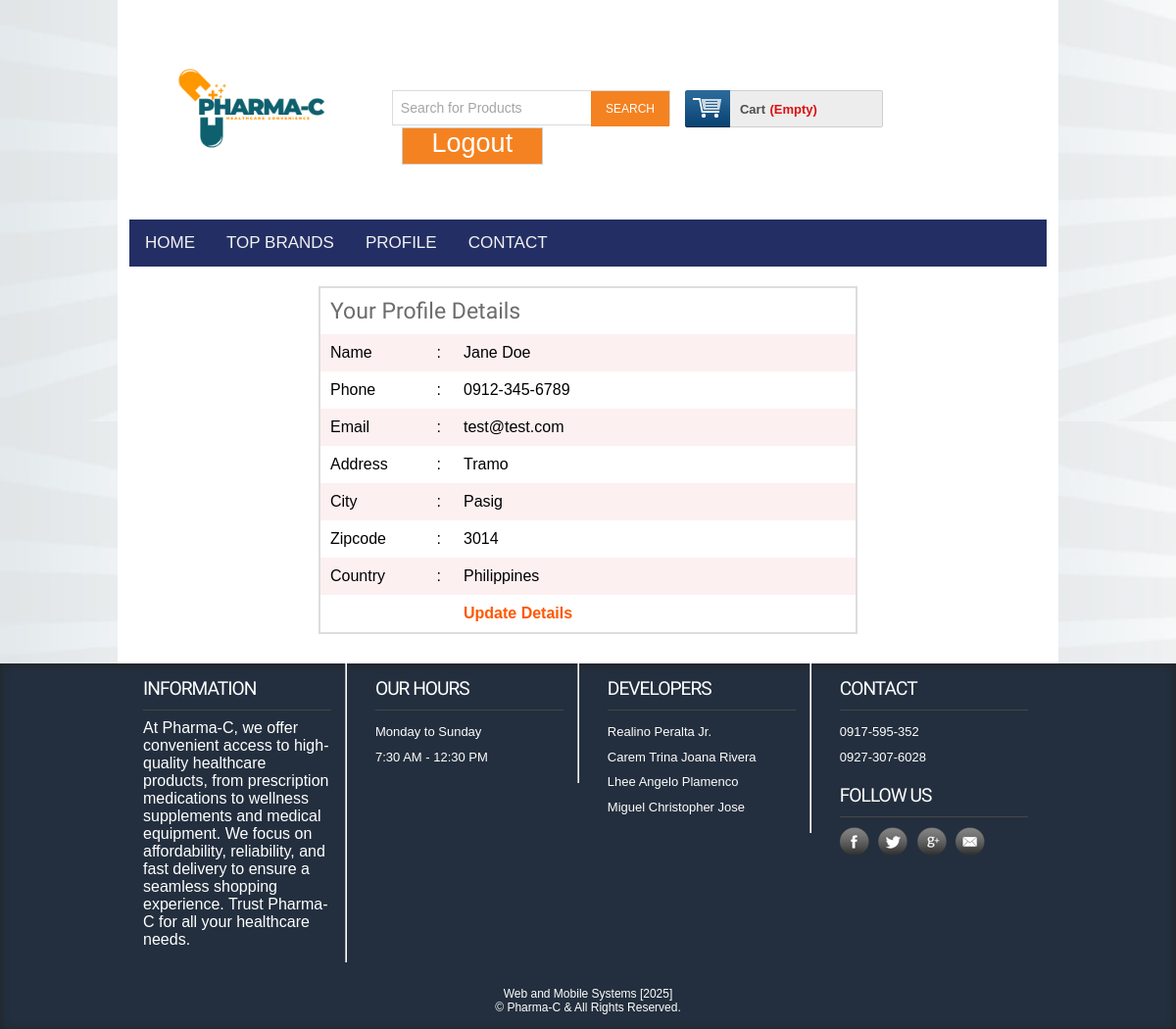
The page /profile.php (signed in) on the database its author committed.
### tables this page shows
CREATE TABLE `tbl_customer` (
  `id` int(11) NOT NULL,
  `name` varchar(255) NOT NULL,
  `address` text NOT NULL,
  `city` varchar(30) NOT NULL,
  `country` varchar(30) NOT NULL,
  `zip` varchar(30) NOT NULL,
  `phone` varchar(30) NOT NULL,
  `email` varchar(255) NOT NULL,
  `pass` varchar(32) NOT NULL
);

### classess/Customer.php (called while the page is built, shortened)
<?php
$filepath = realpath(dirname(__FILE__));
include_once ($filepath.'/../lib/Database.php');
?>
<?php
class Customer{
private $db;
	public function __construct()
	{
		$this->db = new Database();
	}
public function getCustomerData($id){
	$query = "SELECT * FROM tbl_customer WHERE id = '$id'";
		$result = $this->db->select($query);
		return $result;
}
}
?>

### lib/Database.php (called while the page is built, shortened)
<?php
Class Database{
 public $host   = DB_HOST;
 public $user   = DB_USER;
 public $pass   = DB_PASS;
 public $dbname = DB_NAME;
 public $link;
private function connectDB(){
 $this->link = new mysqli($this->host, $this->user, $this->pass,
  $this->dbname);
 }
public function select($query){
  $result = $this->link->query($query) or
   die($this->link->error.__LINE__);
  if($result->num_rows > 0){
    return $result;
  } else {
    return false;
  }
 }
}

### lib/Session.php (called while the page is built, shortened)
<?php
class Session{
 public static function get($key){
  if (isset($_SESSION[$key])) {
   return $_SESSION[$key];
  } else {
   return false;
  }
 }
}
?>

### profile.php (the view, shortened to what this page needs)
<?php include 'inc/header.php';?>
 <div class="main">
    <div class="content">
    	<div class="section group">
    		<?php
    		$id = Session::get("cmrId");
    		$getdata = $cmr->getCustomerData($id);
    		if ($getdata) {
    			while ($result = $getdata->fetch_assoc()) {
    		 ?>
				<table class="tblone">
					<tr>
						<td colspan="3"><h2>Your Profile Details</h2></td>
					</tr>
					<tr>
						<td width="20%">Name</td>
						<td width="5%">:</td>
						<td><?php echo $result['name'];?></td>
					</tr>
					<tr>
						<td>Phone</td>
						<td>:</td>
						<td><?php echo $result['phone'];?></td>
					</tr>
					<tr>
						<td>Email</td>
						<td>:</td>
						<td><?php echo $result['email'];?></td>
					</tr>
					<tr>
						<td>Address</td>
						<td>:</td>
						<td><?php echo $result['address'];?></td>
					</tr>
					<tr>
						<td>City</td>
						<td>:</td>
						<td><?php echo $result['city'];?></td>
					</tr>
					<tr>
						<td>Zipcode</td>
						<td>:</td>
						<td><?php echo $result['zip'];?></td>
					</tr>
					<tr>
						<td>Country</td>
						<td>:</td>
						<td><?php echo $result['country'];?></td>
					</tr>
					<tr>
						<td></td>
						<td></td>
						<td><a href="editprofile.php">Update Details</a></td>
					</tr>
				</table>
			<?php }} ?>
 		</div>
 	</div>
	</div>
  <?php include 'inc/footer.php';?>

### css/newstyle.css (style rules this page uses)
html,body,div,span,applet,object,iframe,h1,h2,h3,h4,h5,h6,p,blockquote,pre,a,abbr,acronym,address,big,cite,code,del,dfn,em,img,ins,kbd,q,s,samp,small,strike,strong,sub,sup,tt,var,b,u,i,dl,dt,dd,ol,nav ul,nav li,fieldset,form,label,legend,table,caption,tbody,tfoot,thead,tr,th,td,article,aside,canvas,details,embed,figure,figcaption,footer,header,hgroup,menu,nav,output,ruby,section,summary,time,mark,audio,video { margin:0;padding:0;border:0;font-size:100%;font:inherit;vertical-align:baseline; }
table { border-collapse:collapse;border-spacing:0; }
a { text-decoration:none; }
body { font-family:Arial, Helvetica, sans-serif; background:url(../images/body_bg.jpg); }
.section { clear: both; padding: 0px; margin: 0px; }
.group:before, .group:after { content:""; display:table; }
.group:after { clear:both; }
.group { zoom:1; }
.content { padding:20px 0; background:#FFF; }
.content h2 { font-size:23px; color:#6C6C6C; font-family: 'Monda', sans-serif; }
.tblone { border: 1px solid #fff; margin-bottom: 12px; width: 100%; }
.tblone td { padding:10px;text-align:center; }
table.tblone tr:nth-child(2n+1) { background:#fff;height:30px; }
table.tblone tr:nth-child(2n) { background:#fdf0f1;height:30px; }
table.tblone a { color: #fe5800; font-weight: bold; text-decoration: none; }

### css/tougle.css (style rules this page uses)
body { margin: 0; font-family: Arial, Helvetica, sans-serif; }

### profile.php (style rules this page uses)
.tblone { width: 550px;margin: 0 auto;border: 2px solid #ddd;margin-bottom: 10px; }
.tblone tr td { text-align: justify; }

### rows shown on the page
tbl_customer: name "Jane Doe", phone "0912-345-6789", email "test@test.com", address "Tramo", city "Pasig", zip "3014", country "Philippines"
